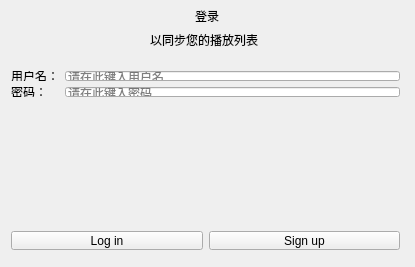
<?xml version="1.0" encoding="UTF-8"?>
<ui version="4.0">
 <class>CheckinMainWindow</class>
 <widget class="QMainWindow" name="CheckinMainWindow">
  <property name="geometry">
   <rect>
    <x>0</x>
    <y>0</y>
    <width>415</width>
    <height>267</height>
   </rect>
  </property>
  <property name="windowTitle">
   <string>CheckinMainWindow</string>
  </property>
  <property name="iconSize">
   <size>
    <width>18</width>
    <height>18</height>
   </size>
  </property>
  <widget class="QWidget" name="centralWidget">
   <widget class="QWidget" name="horizontalLayoutWidget">
    <property name="geometry">
     <rect>
      <x>0</x>
      <y>220</y>
      <width>411</width>
      <height>41</height>
     </rect>
    </property>
    <layout class="QHBoxLayout" name="horizontalLayout">
     <item>
      <widget class="QPushButton" name="loginBtn">
       <property name="text">
        <string>Log in</string>
       </property>
      </widget>
     </item>
     <item>
      <widget class="QPushButton" name="signupBtn">
       <property name="text">
        <string>Sign up</string>
       </property>
      </widget>
     </item>
    </layout>
   </widget>
   <widget class="QLabel" name="label">
    <property name="geometry">
     <rect>
      <x>170</x>
      <y>130</y>
      <width>71</width>
      <height>71</height>
     </rect>
    </property>
    <property name="text">
     <string/>
    </property>
    <property name="pixmap">
     <pixmap resource="src.qrc">:/Icon/src/Icon/BugPlayer.png</pixmap>
    </property>
    <property name="scaledContents">
     <bool>true</bool>
    </property>
    <property name="alignment">
     <set>Qt::AlignCenter</set>
    </property>
   </widget>
   <widget class="QLabel" name="label_2">
    <property name="geometry">
     <rect>
      <x>180</x>
      <y>0</y>
      <width>54</width>
      <height>31</height>
     </rect>
    </property>
    <property name="text">
     <string>登录</string>
    </property>
    <property name="alignment">
     <set>Qt::AlignCenter</set>
    </property>
   </widget>
   <widget class="QLabel" name="label_3">
    <property name="geometry">
     <rect>
      <x>150</x>
      <y>30</y>
      <width>131</width>
      <height>20</height>
     </rect>
    </property>
    <property name="text">
     <string>以同步您的播放列表</string>
    </property>
   </widget>
   <widget class="QWidget" name="layoutWidget">
    <property name="geometry">
     <rect>
      <x>0</x>
      <y>60</y>
      <width>411</width>
      <height>48</height>
     </rect>
    </property>
    <layout class="QGridLayout" name="gridLayout">
     <item row="1" column="2">
      <widget class="QLineEdit" name="passwordEdit">
       <property name="echoMode">
        <enum>QLineEdit::Password</enum>
       </property>
       <property name="placeholderText">
        <string>请在此键入密码</string>
       </property>
      </widget>
     </item>
     <item row="0" column="2">
      <widget class="QLineEdit" name="userEdit">
       <property name="text">
        <string/>
       </property>
       <property name="placeholderText">
        <string>请在此键入用户名</string>
       </property>
      </widget>
     </item>
     <item row="0" column="0" colspan="2">
      <widget class="QLabel" name="userLbl">
       <property name="text">
        <string>用户名：</string>
       </property>
      </widget>
     </item>
     <item row="1" column="0">
      <widget class="QLabel" name="passwordLbl">
       <property name="text">
        <string>密码：</string>
       </property>
      </widget>
     </item>
    </layout>
   </widget>
   <widget class="QLabel" name="label_4">
    <property name="geometry">
     <rect>
      <x>250</x>
      <y>170</y>
      <width>131</width>
      <height>31</height>
     </rect>
    </property>
    <property name="text">
     <string/>
    </property>
   </widget>
  </widget>
 </widget>
 <layoutdefault spacing="6" margin="11"/>
 <tabstops>
  <tabstop>userEdit</tabstop>
  <tabstop>passwordEdit</tabstop>
  <tabstop>loginBtn</tabstop>
  <tabstop>signupBtn</tabstop>
 </tabstops>
 <resources>
  <include location="src.qrc"/>
 </resources>
 <connections/>
</ui>
